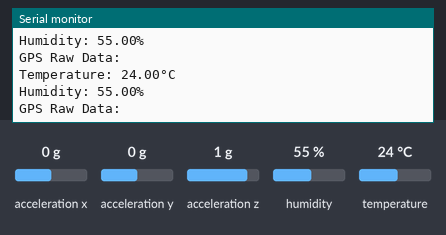
The sketch below on a simulated Arduino Uno, built for the host (arithmetic inside an expression is 32-bit, double 64-bit). Shown: the last lines printed to the serial monitor. Wiring (inferred from the names in the program): MPU-6050 motion sensor at I2C address 0x68. The test bench sets the inputs (shaded band); at power-on: temperature 24 °C, acceleration x 0 g, acceleration y 0 g, acceleration z 1 g, humidity 55 %. The modem accepts every AT command (registered, SIM ready, sends succeed) and sends nothing else.

Above: at 2.8 s.
2.9 s: temperature set to 39 °C
At 4.9 s:
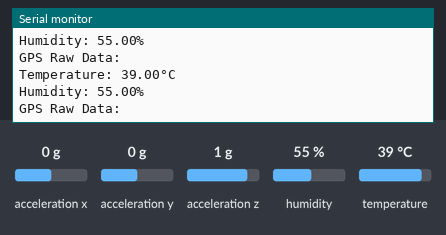
5.6 s: temperature set to 42 °C
At 7.3 s:
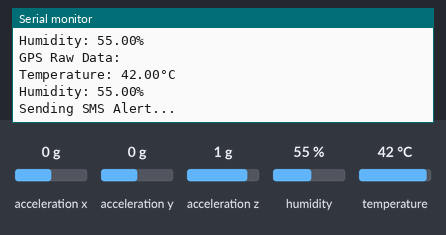
Timing chart, 0 to 8.8 s (numbered marks = the images above; inputs shaded):
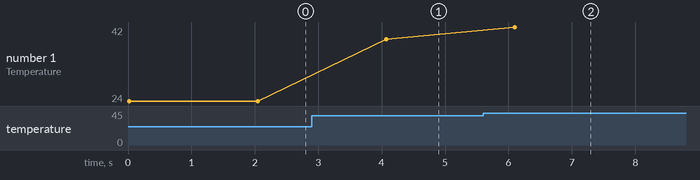

The sketch:

PawCare.ino
```cpp
#include <Wire.h>            // I2C for MPU6050
#include <SoftwareSerial.h>  // Soft Serial for GPS & GSM
#include "DHT.h"             // DHT11 library

// PIN Assignments
#define DHTPIN PD0
#define DHTTYPE DHT11

// Objects for sensors & modules
DHT dht(DHTPIN, DHTTYPE);
SoftwareSerial gpsSerial(PA0, PA1);  // GPS RX, TX
SoftwareSerial gsmSerial(PD5, PD6);  // SIM800L RX, TX

// Global variables
float lastTemperature = 0.0;
float lastHumidity = 0.0;
bool movementDetected = false;

// Function to send SMS alert via SIM800L
void sendAlertSMS(String message) {
    Serial.println("Sending SMS Alert...");
    gsmSerial.println("AT+CMGF=1");  // Set SMS mode
    delay(1000);
    gsmSerial.println("AT+CMGS=\"+91xxxxxxxxxx\"");  // Replace with phone number
    delay(1000);
    gsmSerial.print(message);
    delay(1000);
    gsmSerial.write(26);  // End SMS command
    delay(5000);
}

// Function to read & parse GPS data
void readGPS() {
    String gpsData = "";
    while (gpsSerial.available()) {
        char c = gpsSerial.read();
        gpsData += c;
    }
    Serial.print("GPS Raw Data: ");
    Serial.println(gpsData);
    // Extract latitude & longitude (Implement further parsing)
}

// Function to read DHT11 sensor
void readDHT() {
    float temperature = dht.readTemperature();
    float humidity = dht.readHumidity();

    if (isnan(temperature) || isnan(humidity)) {
        Serial.println("DHT11 Sensor Error!");
        return;
    }

    Serial.print("Temperature: "); Serial.print(temperature); Serial.println("°C");
    Serial.print("Humidity: "); Serial.print(humidity); Serial.println("%");

    // Send alert if temperature goes too high
    if (temperature > 40.0 && lastTemperature <= 40.0) {
        sendAlertSMS("Warning! High temperature detected.");
    }

    lastTemperature = temperature;
    lastHumidity = humidity;
}

// Function to detect motion from MPU6050
void detectMotion() {
    Wire.beginTransmission(0x68); // MPU6050 I2C Address
    Wire.write(0x3B); // Accelerometer register
    Wire.endTransmission(false);
    Wire.requestFrom(0x68, 6, true);

    int16_t AccX = Wire.read() << 8 | Wire.read();
    int16_t AccY = Wire.read() << 8 | Wire.read();
    int16_t AccZ = Wire.read() << 8 | Wire.read();

    float ax = AccX / 16384.0;
    float ay = AccY / 16384.0;
    float az = AccZ / 16384.0;

    if (ax > 2.0 || ay > 2.0 || az > 2.0) {
        Serial.println("⚠ Motion Detected!");
        movementDetected = true;
        sendAlertSMS("PawCare Alert: Sudden movement detected!");
    } else {
        movementDetected = false;
    }
}

void setup() {
    Serial.begin(9600);
    gpsSerial.begin(9600);
    gsmSerial.begin(9600);
    Wire.begin();
    dht.begin();

    Serial.println("PawCare System Initialized!");
}

void loop() {
    readDHT();     // Read temperature & humidity
    readGPS();     // Read GPS location
    detectMotion(); // Check for sudden movements

    delay(2000); // Delay for stability
}
```

Measured:
- the behaviour switches between 40 and 41 °C on temperature (found by bisection; images 1 and 2)
- after the input at 2.9 s, the serial monitor: prints a new line after 1.2 s (image 1)
- after the input at 5.6 s, the serial monitor: prints a new line after 0.50 s (image 2)
- plotted number 1: 24 → 39 after the input at 2.9 s, 39 → 42 after the input at 5.6 s
